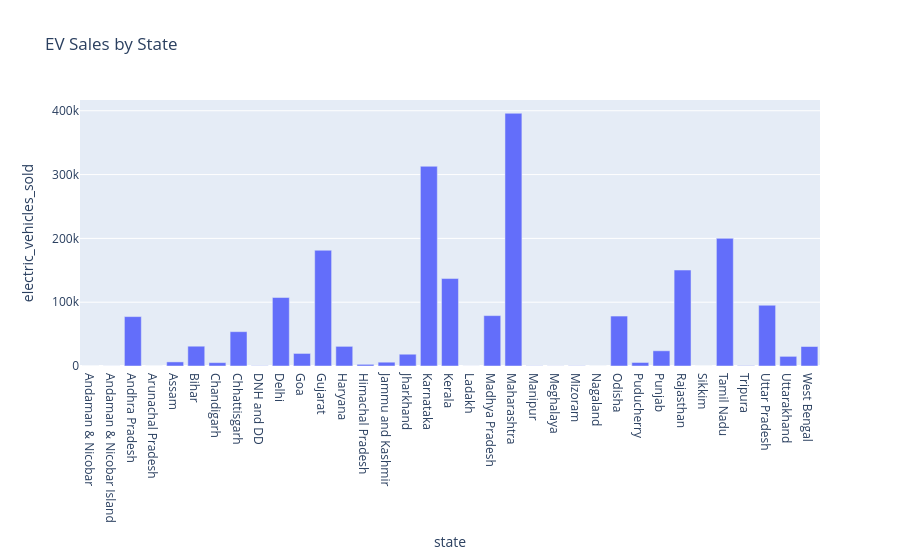

Write notebook code for a chart like this one.
### Code cell
# Aggregate data by state, excluding non-numeric columns
sales_by_state_agg = merged_state_data.groupby('state').sum(numeric_only=True).reset_index()

# Plot EV sales by state
fig = px.bar(sales_by_state_agg, x='state', y='electric_vehicles_sold', title='EV Sales by State')
fig.show()

### Figure 1 — Plotly figure (JSON) as saved in the notebook; plotly's stock layout.template omitted (floating-point values rounded to 4 significant figures)
{"data": [{"alignmentgroup": "True", "hovertemplate": "state=%{x}<br>electric_vehicles_sold=%{y}<extra></extra>", "legendgroup": "", "marker": {"color": "#636efa", "pattern": {"shape": ""}}, "name": "", "offsetgroup": "", "orientation": "v", "showlegend": false, "textposition": "auto", "type": "bar", "x": ["Andaman & Nicobar", "Andaman & Nicobar Island", "Andhra Pradesh", "Arunachal Pradesh", "Assam", "Bihar", "Chandigarh", "Chhattisgarh", "DNH and DD", "Delhi", "Goa", "Gujarat", "Haryana", "Himachal Pradesh", "Jammu and Kashmir", "Jharkhand", "Karnataka", "Kerala", "Ladakh", "Madhya Pradesh", "Maharashtra", "Manipur", "Meghalaya", "Mizoram", "Nagaland", "Odisha", "Puducherry", "Punjab", "Rajasthan", "Sikkim", "Tamil Nadu", "Tripura", "Uttar Pradesh", "Uttarakhand", "West Bengal"], "xaxis": "x", "y": [2, 78, 77422, 33, 6418, 31019, 5279, 53804, 355, 107312, 19684, 181389, 30797, 2595, 5971, 18461, 312995, 137060, 68, 78979, 396045, 299, 177, 340, 13, 78267, 5536, 23833, 150366, 0, 200062, 562, 95203, 15127, 30560], "yaxis": "y"}], "layout": {"barmode": "relative", "legend": {"tracegroupgap": 0}, "title": {"text": "EV Sales by State"}, "xaxis": {"anchor": "y", "domain": [0, 1], "title": {"text": "state"}}, "yaxis": {"anchor": "x", "domain": [0, 1], "title": {"text": "electric_vehicles_sold"}}}}
